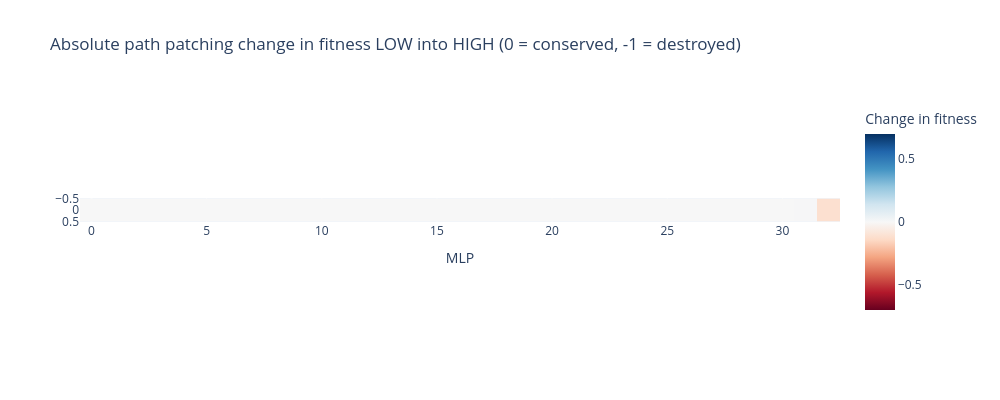

The code cell stored with this chart in its notebook:
### Code cell
imshow(
    absolute_path_patch_mlp_results[None,:],
    labels={"x": "MLP", "y": "", "color": "Change in fitness"},
    title="Absolute path patching change in fitness LOW into HIGH (0 = conserved, -1 = destroyed)",
    width=1000,
    height=400,
    range_color=(-0.7,0.7)
)

### Figure 1 — Plotly figure (JSON) as saved in the notebook; plotly's stock layout.template omitted (floating-point values rounded to 4 significant figures)
{"data": [{"coloraxis": "coloraxis", "hovertemplate": "MLP: %{x}<br>y: %{y}<br>Change in fitness: %{z}<extra></extra>", "name": "0", "type": "heatmap", "xaxis": "x", "yaxis": "y", "z": [[-0.0003357, -0.0001028, 0.0001205, -1.165e-05, 0.0001027, 2.184e-05, -0.0001015, -1.178e-05, -0.0002521, -1.383e-06, -0.0002321, 0.0005097, 2.414e-05, 0.0002894, -0.0002471, -0.0001775, -2.158e-05, 0.0001672, -8.179e-05, 0.0001973, -0.0001748, -2.191e-05, -5.645e-05, 4.318e-05, -9.282e-05, -0.0001779, 0.0003356, 0.0003435, -9.9e-05, 0.0003974, -0.001133, 0.004117, -0.1127]]}], "layout": {"coloraxis": {"autocolorscale": false, "cmax": 0.7, "cmid": 0, "cmin": -0.7, "colorbar": {"title": {"text": "Change in fitness"}}, "colorscale": [[0, "rgb(103,0,31)"], [0.1, "rgb(178,24,43)"], [0.2, "rgb(214,96,77)"], [0.3, "rgb(244,165,130)"], [0.4, "rgb(253,219,199)"], [0.5, "rgb(247,247,247)"], [0.6, "rgb(209,229,240)"], [0.7, "rgb(146,197,222)"], [0.8, "rgb(67,147,195)"], [0.9, "rgb(33,102,172)"], [1, "rgb(5,48,97)"]]}, "height": 400, "title": {"text": "Absolute path patching change in fitness LOW into HIGH (0 = conserved, -1 = destroyed)"}, "width": 1000, "xaxis": {"anchor": "y", "constrain": "domain", "domain": [0, 1], "scaleanchor": "y", "title": {"text": "MLP"}}, "yaxis": {"anchor": "x", "autorange": "reversed", "constrain": "domain", "domain": [0, 1]}}}
